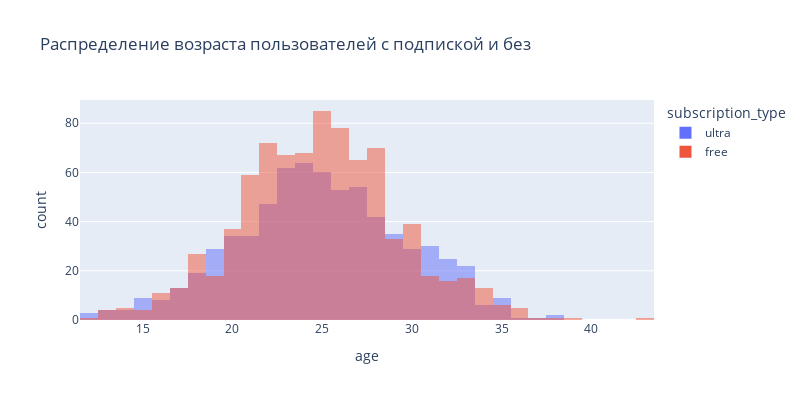

Notebook cell for this chart:
### Code cell
fig = px.histogram(users,
                   x='age',
                   color='subscription_type',
                   barmode = 'overlay',
                   width=800, height=400,
                   title='Распределение возраста пользователей с подпиской и без')
fig

### Figure 1 — Plotly figure (JSON) as saved in the notebook; plotly's stock layout.template omitted (floating-point values rounded to 4 significant figures; data arrays with more than 128 entries replaced by an {"elided": "..."} marker saying what was removed)
{"data": [{"alignmentgroup": "True", "bingroup": "x", "hovertemplate": "subscription_type=ultra<br>age=%{x}<br>count=%{y}<extra></extra>", "legendgroup": "ultra", "marker": {"color": "#636efa", "opacity": 0.5, "pattern": {"shape": ""}}, "name": "ultra", "offsetgroup": "ultra", "orientation": "v", "showlegend": true, "type": "histogram", "x": {"elided": "699 int values"}, "xaxis": "x", "yaxis": "y"}, {"alignmentgroup": "True", "bingroup": "x", "hovertemplate": "subscription_type=free<br>age=%{x}<br>count=%{y}<extra></extra>", "legendgroup": "free", "marker": {"color": "#EF553B", "opacity": 0.5, "pattern": {"shape": ""}}, "name": "free", "offsetgroup": "free", "orientation": "v", "showlegend": true, "type": "histogram", "x": {"elided": "835 int values"}, "xaxis": "x", "yaxis": "y"}], "layout": {"barmode": "overlay", "height": 400, "legend": {"title": {"text": "subscription_type"}, "tracegroupgap": 0}, "title": {"text": "Распределение возраста пользователей с подпиской и без"}, "width": 800, "xaxis": {"anchor": "y", "domain": [0, 1], "title": {"text": "age"}}, "yaxis": {"anchor": "x", "domain": [0, 1], "title": {"text": "count"}}}}
